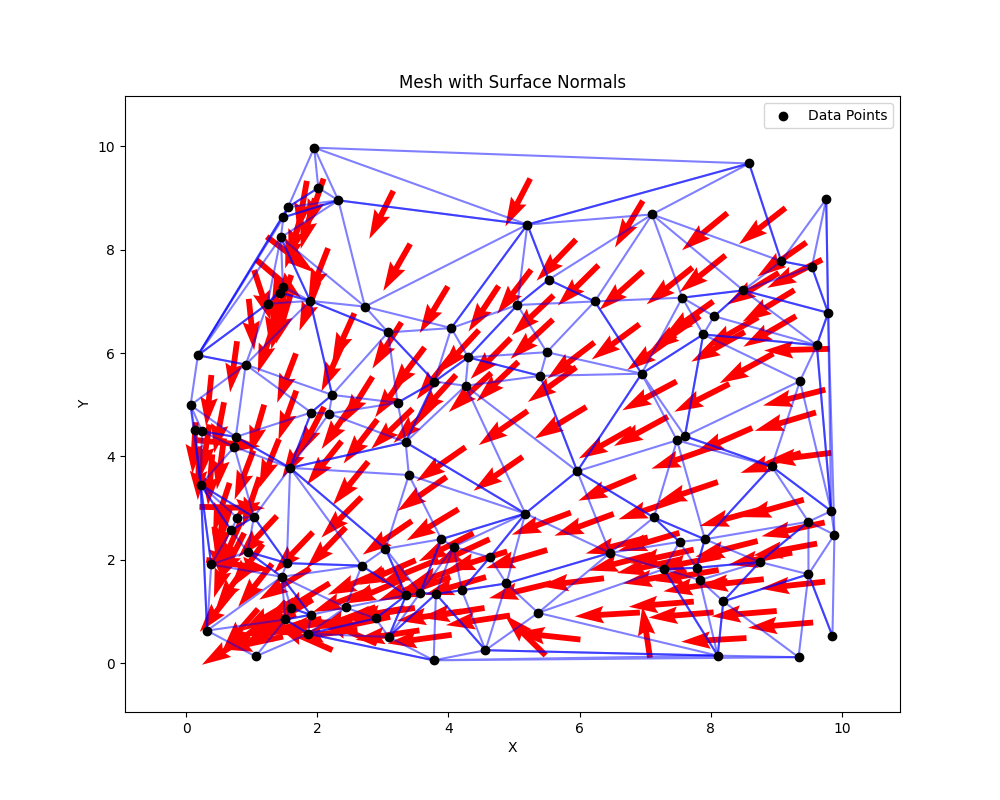

Recreate this plot in Python.
import numpy as np
import matplotlib.pyplot as plt
from scipy.spatial import Delaunay

# Load the data using np.loadtxt
data = np.loadtxt('mesh.dat', skiprows=1)

# Extract the x and y coordinates
points = data

# Lifting function: z = x^2 + xy + y^2
def lifting_map(x, y):
    return x**2 + x*y + y**2

# Compute the normal of the surface (face normal) for a triangle
def face_normal(x1, y1, x2, y2, x3, y3):
    # Lift points to 3D using z = x^2 + xy + y^2
    z1, z2, z3 = lifting_map(x1, y1), lifting_map(x2, y2), lifting_map(x3, y3)
    
    # Create vectors for the edges of the triangle
    v1 = np.array([x2 - x1, y2 - y1, z2 - z1])
    v2 = np.array([x3 - x1, y3 - y1, z3 - z1])
    
    # Compute the cross product to get the normal vector
    normal = np.cross(v1, v2)
    
    # Normalize the normal vector
    normal = normal / np.linalg.norm(normal)
    
    return normal

# Generate the Delaunay triangulation
triangulation = Delaunay(points)

# Create a plot
fig = plt.figure(figsize=(10, 8))
ax = fig.add_subplot(111)

# Plot the mesh points
ax.scatter(points[:, 0], points[:, 1], color='black', zorder=5, label='Data Points')

# Plot the Delaunay triangulation
for simplex in triangulation.simplices:
    ax.plot(points[simplex, 0], points[simplex, 1], color='blue', alpha=0.5)

# Manually scale the normal vectors for visibility
normal_scale = 1  # Set this value to control the vector length

# Create a list to store the normal data
normal_data = []

# Calculate and plot the surface normals for each triangle (face normal)
for simplex in triangulation.simplices:
    # Get the coordinates of the three vertices of the triangle
    x1, y1 = points[simplex[0]]
    x2, y2 = points[simplex[1]]
    x3, y3 = points[simplex[2]]
    
    # Compute the surface normal for the triangle
    normal = face_normal(x1, y1, x2, y2, x3, y3)
    
    # Plot the normal vectors as arrows
    # The arrow will be placed at the centroid of the triangle
    centroid_x = (x1 + x2 + x3) / 3
    centroid_y = (y1 + y2 + y3) / 3
    
    # Scale the normal vector manually to a fixed length for visibility
    ax.quiver(centroid_x, centroid_y, normal[0] * normal_scale, normal[1] * normal_scale, angles='xy', scale_units='xy', scale=1, color='red')
    
    # Add the triangle vertices and normal to the list
    normal_data.append(f"Triangle: ({x1}, {y1}), ({x2}, {y2}), ({x3}, {y3}) -> Normal: ({normal[0]}, {normal[1]})")

# Save the normal data to a text file
with open("surface_normals2.txt", "w") as file:
    for line in normal_data:
        file.write(line + "\n")

# Adding labels and title
ax.set_xlabel('X')
ax.set_ylabel('Y')
ax.set_title('Mesh with Surface Normals')

# Manually set axis limits to ensure normal vectors are visible
ax.set_xlim([np.min(points[:, 0]) - 1, np.max(points[:, 0]) + 1])
ax.set_ylim([np.min(points[:, 1]) - 1, np.max(points[:, 1]) + 1])

# Show the plot
plt.legend()
plt.savefig("surface_normal2.png")
plt.show()
